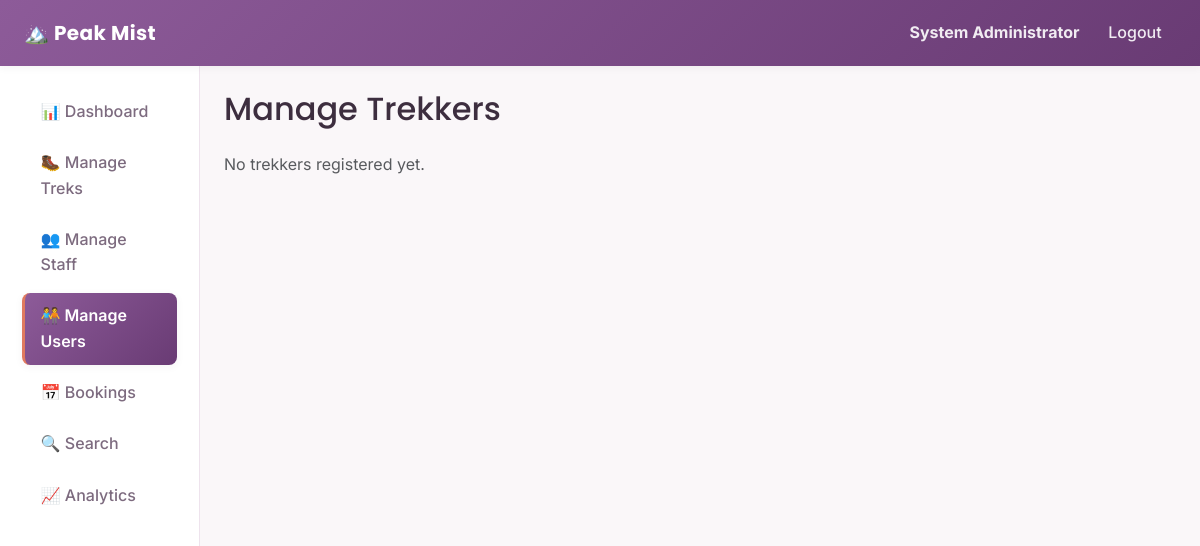
/admin/users (signed in), run on an earlier commit of the app's database.
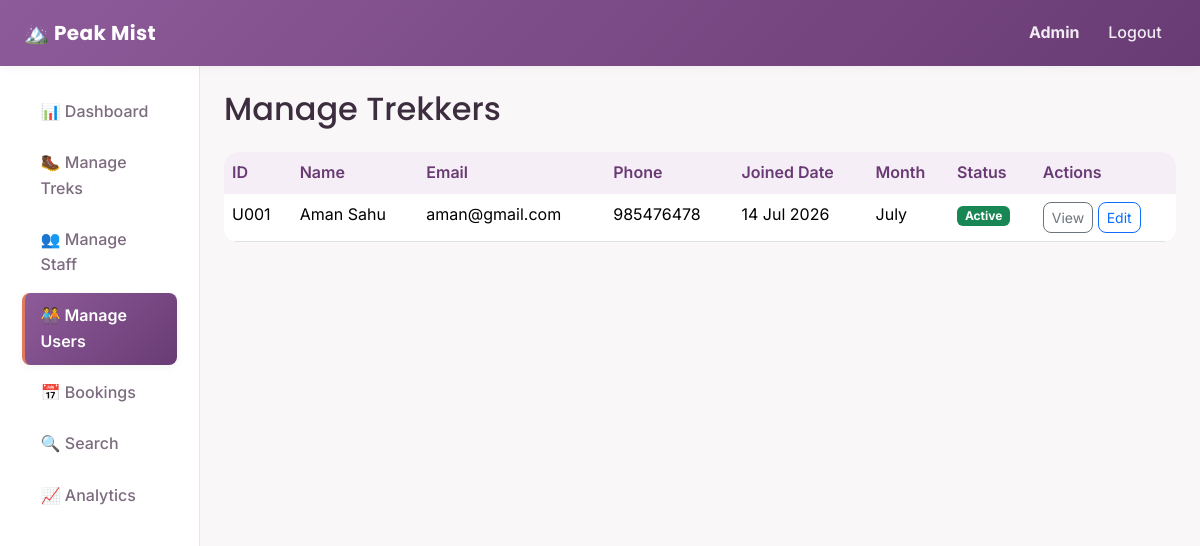
And on a later commit of the database.
### backend/models.py (models this page shows, shortened)
class User(db.Model, UserMixin):
    __tablename__ = "users"
    id = db.Column(db.Integer, primary_key=True)
    username = db.Column(db.String(80), unique=True, nullable=False)
    password_hash = db.Column(db.String(200), nullable=False)
    full_name = db.Column(db.String(120), nullable=False)
    email = db.Column(db.String(120), unique=True, nullable=False)
    phone = db.Column(db.String(20), nullable=True)
    role = db.Column(db.String(20), nullable=False, default="user")
    is_blacklisted = db.Column(db.Boolean, default=False, nullable=False)
    created_at = db.Column(db.DateTime, default=datetime.utcnow)
    staff_profile = db.relationship(
        "StaffProfile",
        backref="user",
        uselist=False,
        cascade="all, delete-orphan"
    )
    bookings = db.relationship(
        "Booking",
        backref="user",
        cascade="all, delete-orphan"
    )

### backend/routes.py (the view)
@admin_bp.route("/users")
@login_required
@role_required("admin")
def users_list():
    all_users = User.query.filter_by(role="user").order_by(User.id).all()
    _assign_scoped_user_ids(all_users)
    return render_template("admin/users.html", users=all_users)

### backend/routes.py (called while the page is built)
def role_required(*allowed_roles):
    def decorator(view_function):
        @wraps(view_function)
        def wrapped_view(*args, **kwargs):
            if current_user.role not in allowed_roles:
                abort(403)
            return view_function(*args, **kwargs)
        return wrapped_view
    return decorator

def _assign_scoped_user_ids(users):
    ordered = User.query.filter_by(role="user").order_by(User.id).all()
    rank_by_id = {u.id: i for i, u in enumerate(ordered, start=1)}
    for u in users:
        u.scoped_display_id = f"U{rank_by_id.get(u.id, 0):03d}"
    return users

### templates/admin/users.html (shortened to what this page needs)
{% extends "layout_dashboard.html" %}
{% set active_page = 'users' %}
{% block content %}
<h2 class="mb-4">Manage Trekkers</h2>
{% if users %}
<div class="table-responsive">
    <table class="table table-hover bg-white">
        <thead>
            <tr>
                <th>ID</th>
                <th>Name</th>
                <th>Email</th>
                <th>Phone</th>
                <th>Joined Date</th>
                <th>Month</th>
                <th>Status</th>
                <th>Actions</th>
            </tr>
        </thead>
        <tbody>
            {% for trekker in users %}
            <tr class="{% if trekker.is_blacklisted %}table-danger{% endif %}">
                <td>{{ trekker.scoped_display_id }}</td>
                <td>{{ trekker.full_name }}</td>
                <td>{{ trekker.email }}</td>
                <td>{{ trekker.phone or "-" }}</td>
                <td>{{ trekker.created_at.strftime('%d %b %Y') if trekker.created_at else "-" }}</td>
                <td>{{ trekker.created_at.strftime('%B') if trekker.created_at else "-" }}</td>
                <td>
                    {% if trekker.is_blacklisted %}
                        <span class="badge bg-danger">Blacklisted</span>
                    {% else %}
                        <span class="badge bg-success">Active</span>
                    {% endif %}
                </td>
                <td>
                    <a href="{{ url_for('admin.user_detail', user_id=trekker.id) }}"
                       class="btn btn-sm btn-outline-secondary">View</a>
                    <a href="{{ url_for('admin.edit_user', user_id=trekker.id) }}"
                       class="btn btn-sm btn-outline-primary">Edit</a>
                </td>
            </tr>
            {% endfor %}
        </tbody>
    </table>
</div>
{% else %}
<p class="text-muted">No trekkers registered yet.</p>
{% endif %}
{% endblock %}

### templates/layout_dashboard.html (shortened to what this page needs)
<!DOCTYPE html>
<html lang="en">
<head>
    <link
        href="https://cdnjs.cloudflare.com/ajax/libs/bootstrap/5.3.3/css/bootstrap.min.css"
        rel="stylesheet">
    <link rel="stylesheet" href="{{ url_for('static', filename='css/styles.css') }}">
</head>
<body>
    <nav class="navbar navbar-expand-lg navbar-trek">
        <div class="container-fluid px-4">
            <a class="navbar-brand fw-bold" href="{{ url_for('auth.home') }}">
                🏔️ Peak Mist
            </a>
            <div class="navbar-collapse" id="navMenu">
                <ul class="navbar-nav ms-auto align-items-lg-center">
                    <li class="nav-item">
                        <span class="nav-link">
                            <strong>{{ current_user.full_name }}</strong>
                        </span>
                    </li>
                    <li class="nav-item">
                        <a class="nav-link" href="{{ url_for('auth.logout') }}">Logout</a>
                    </li>
                </ul>
            </div>
        </div>
    </nav>
    <div class="container-fluid">
        <div class="row">
            <nav class="col-md-3 col-lg-2 sidebar">
                <ul class="nav flex-column">
                    {% if current_user.role == 'admin' %}
                        <li class="nav-item">
                            <a class="nav-link {% if active_page == 'dashboard' %}active{% endif %}"
                               href="{{ url_for('admin.dashboard') }}">📊 Dashboard</a>
                        </li>
                        <li class="nav-item">
                            <a class="nav-link {% if active_page == 'treks' %}active{% endif %}"
                               href="{{ url_for('admin.treks') }}">🥾 Manage Treks</a>
                        </li>
                        <li class="nav-item">
                            <a class="nav-link {% if active_page == 'staff' %}active{% endif %}"
                               href="{{ url_for('admin.staff_list') }}">👥 Manage Staff</a>
                        </li>
                        <li class="nav-item">
                            <a class="nav-link {% if active_page == 'users' %}active{% endif %}"
                               href="{{ url_for('admin.users_list') }}">🧑‍🤝‍🧑 Manage Users</a>
                        </li>
                        <li class="nav-item">
                            <a class="nav-link {% if active_page == 'bookings' %}active{% endif %}"
                               href="{{ url_for('admin.bookings_list') }}">📅 Bookings</a>
                        </li>
                        <li class="nav-item">
                            <a class="nav-link {% if active_page == 'search' %}active{% endif %}"
                               href="{{ url_for('admin.search') }}">🔍 Search</a>
                        </li>
                        <li class="nav-item">
                            <a class="nav-link {% if active_page == 'analytics' %}active{% endif %}"
                               href="{{ url_for('admin.analytics') }}">📈 Analytics</a>
                        </li>
                    {% endif %}
                </ul>
            </nav>
            <main class="col-md-9 col-lg-10 p-4">
                {% block content %}{% endblock %}
            </main>
        </div>
    </div>
</body>
</html>

### static/css/styles.css (style rules this page uses)
:root { --sky: #8d5b99; --sky-deep: #693b74; --sky-pale: #f6eef7; --mint: #e07a5f; --mint-deep: #c2593e; --mint-pale: #fdf1ee; --cloud: #ffffff; --cloud-tint: #faf7f9; --line: #eee3ed; --ink: #3d2e3f; --ink-soft: #7d6b7f; --amber: #f4d35e; --coral: #f28482; --lilac: #b5a2e3; --shadow-sm: 0 2px 8px rgba(61, 46, 63, 0.05); --shadow-md: 0 8px 24px rgba(61, 46, 63, 0.08); --shadow-lg: 0 16px 40px rgba(61, 46, 63, 0.12); --radius: 14px; --radius-sm: 8px; }
* { box-sizing: border-box; }
body { background-color: var(--cloud-tint); font-family: "Inter", "Segoe UI", Arial, sans-serif; color: var(--ink); line-height: 1.6; }
h1, h2, h3, h4, h5, h6 { font-family: "Poppins", "Segoe UI", Arial, sans-serif; color: var(--ink); }
a { color: var(--sky-deep); text-decoration: none; }
.navbar-trek { background: linear-gradient(135deg, var(--sky) 0%, var(--sky-deep) 100%) !important; box-shadow: var(--shadow-sm); padding-top: 0.75rem; padding-bottom: 0.75rem; }
.navbar-trek .navbar-brand { color: #ffffff !important; font-family: "Poppins", sans-serif; font-weight: 700; letter-spacing: 0.02em; }
.navbar-trek .nav-link { color: rgba(255, 255, 255, 0.9) !important; font-weight: 500; border-radius: var(--radius-sm); padding: 0.45rem 0.9rem !important; transition: background-color 0.2s ease, color 0.2s ease; }
.btn { border-radius: var(--radius-sm); }
.sidebar { background-color: var(--cloud); border-right: 1px solid var(--line); min-height: calc(100vh - 56px); padding-top: 1.25rem; }
.sidebar .nav-link { display: flex; align-items: center; gap: 0.65rem; color: var(--ink-soft); padding: 0.65rem 1rem; border-radius: var(--radius-sm); margin: 0.15rem 0.6rem; font-weight: 500; border-left: 3px solid transparent; transition: background-color 0.2s ease, color 0.2s ease, border-color 0.2s ease; }
.sidebar .nav-link.active { background: linear-gradient(135deg, var(--sky) 0%, var(--sky-deep) 100%); color: #ffffff; font-weight: 600; border-left-color: var(--mint); box-shadow: var(--shadow-sm); }
.table { background-color: var(--cloud); border-radius: var(--radius); overflow: hidden; }
.table thead th { background-color: var(--sky-pale); color: var(--sky-deep); border-bottom: none; font-weight: 600; }

What changed in the data, as far as the page shows it:
changed User: full_name "System Administrator" → "Admin"
added User: scoped_display_id "U001", full_name "Aman Sahu", email "aman@gmail.com", phone "985476478", created_at "14 Jul 2026", created_at "July", is_blacklisted "Active"
Also different on the page:
text no longer shown: "No trekkers registered yet."
text now shown: "ID Name Email Phone Joined Date Month Status Actions"
